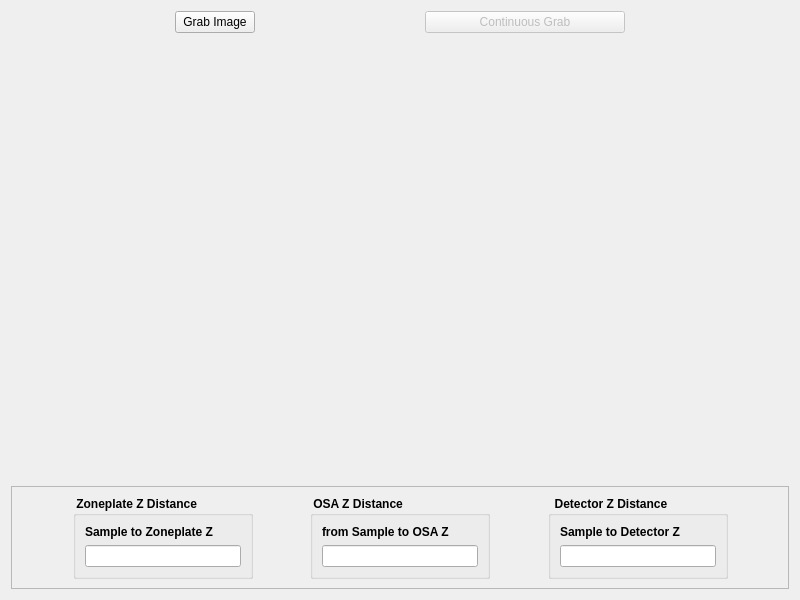
<?xml version="1.0" encoding="UTF-8"?>
<ui version="4.0">
 <class>Form</class>
 <widget class="QWidget" name="Form">
  <property name="geometry">
   <rect>
    <x>0</x>
    <y>0</y>
    <width>800</width>
    <height>600</height>
   </rect>
  </property>
  <property name="minimumSize">
   <size>
    <width>800</width>
    <height>600</height>
   </size>
  </property>
  <property name="maximumSize">
   <size>
    <width>1127</width>
    <height>111111</height>
   </size>
  </property>
  <property name="windowTitle">
   <string>Camera Ruler</string>
  </property>
  <layout class="QVBoxLayout" name="verticalLayout_5">
   <item>
    <layout class="QHBoxLayout" name="horizontalLayout_2">
     <item>
      <spacer name="horizontalSpacer_5">
       <property name="orientation">
        <enum>Qt::Horizontal</enum>
       </property>
       <property name="sizeHint" stdset="0">
        <size>
         <width>40</width>
         <height>20</height>
        </size>
       </property>
      </spacer>
     </item>
     <item>
      <widget class="QPushButton" name="grabBtn">
       <property name="maximumSize">
        <size>
         <width>120</width>
         <height>16777215</height>
        </size>
       </property>
       <property name="text">
        <string>Grab Image</string>
       </property>
      </widget>
     </item>
     <item>
      <spacer name="horizontalSpacer_6">
       <property name="orientation">
        <enum>Qt::Horizontal</enum>
       </property>
       <property name="sizeHint" stdset="0">
        <size>
         <width>40</width>
         <height>20</height>
        </size>
       </property>
      </spacer>
     </item>
     <item>
      <widget class="QPushButton" name="contGrabBtn">
       <property name="enabled">
        <bool>false</bool>
       </property>
       <property name="minimumSize">
        <size>
         <width>200</width>
         <height>0</height>
        </size>
       </property>
       <property name="maximumSize">
        <size>
         <width>200</width>
         <height>16777215</height>
        </size>
       </property>
       <property name="text">
        <string>Continuous Grab</string>
       </property>
       <property name="checkable">
        <bool>true</bool>
       </property>
      </widget>
     </item>
     <item>
      <spacer name="horizontalSpacer_7">
       <property name="orientation">
        <enum>Qt::Horizontal</enum>
       </property>
       <property name="sizeHint" stdset="0">
        <size>
         <width>40</width>
         <height>20</height>
        </size>
       </property>
      </spacer>
     </item>
    </layout>
   </item>
   <item>
    <widget class="QWidget" name="plotFrame" native="true">
     <property name="sizePolicy">
      <sizepolicy hsizetype="Expanding" vsizetype="Expanding">
       <horstretch>0</horstretch>
       <verstretch>0</verstretch>
      </sizepolicy>
     </property>
     <property name="minimumSize">
      <size>
       <width>750</width>
       <height>600</height>
      </size>
     </property>
     <property name="maximumSize">
      <size>
       <width>16777215</width>
       <height>600</height>
      </size>
     </property>
    </widget>
   </item>
   <item>
    <widget class="QFrame" name="frame">
     <property name="frameShape">
      <enum>QFrame::StyledPanel</enum>
     </property>
     <property name="frameShadow">
      <enum>QFrame::Raised</enum>
     </property>
     <layout class="QVBoxLayout" name="verticalLayout_4">
      <item>
       <layout class="QHBoxLayout" name="horizontalLayout">
        <item>
         <spacer name="horizontalSpacer">
          <property name="orientation">
           <enum>Qt::Horizontal</enum>
          </property>
          <property name="sizeHint" stdset="0">
           <size>
            <width>40</width>
            <height>20</height>
           </size>
          </property>
         </spacer>
        </item>
        <item>
         <widget class="QGroupBox" name="groupBox_2">
          <property name="minimumSize">
           <size>
            <width>180</width>
            <height>0</height>
           </size>
          </property>
          <property name="maximumSize">
           <size>
            <width>16777215</width>
            <height>16777215</height>
           </size>
          </property>
          <property name="font">
           <font>
            <weight>75</weight>
            <bold>true</bold>
           </font>
          </property>
          <property name="title">
           <string> Zoneplate Z Distance</string>
          </property>
          <layout class="QVBoxLayout" name="verticalLayout_2">
           <item>
            <widget class="QLabel" name="label_2">
             <property name="text">
              <string>Sample to Zoneplate Z</string>
             </property>
            </widget>
           </item>
           <item>
            <widget class="QLineEdit" name="zoneplateZFld">
             <property name="alignment">
              <set>Qt::AlignCenter</set>
             </property>
            </widget>
           </item>
          </layout>
         </widget>
        </item>
        <item>
         <spacer name="horizontalSpacer_3">
          <property name="orientation">
           <enum>Qt::Horizontal</enum>
          </property>
          <property name="sizeHint" stdset="0">
           <size>
            <width>40</width>
            <height>20</height>
           </size>
          </property>
         </spacer>
        </item>
        <item>
         <widget class="QGroupBox" name="groupBox_3">
          <property name="minimumSize">
           <size>
            <width>180</width>
            <height>0</height>
           </size>
          </property>
          <property name="maximumSize">
           <size>
            <width>16777215</width>
            <height>16777215</height>
           </size>
          </property>
          <property name="font">
           <font>
            <weight>75</weight>
            <bold>true</bold>
           </font>
          </property>
          <property name="title">
           <string> OSA Z Distance</string>
          </property>
          <layout class="QVBoxLayout" name="verticalLayout">
           <item>
            <widget class="QLabel" name="label_3">
             <property name="text">
              <string>from Sample to OSA Z</string>
             </property>
            </widget>
           </item>
           <item>
            <widget class="QLineEdit" name="osaZFld">
             <property name="maximumSize">
              <size>
               <width>250</width>
               <height>16777215</height>
              </size>
             </property>
             <property name="alignment">
              <set>Qt::AlignCenter</set>
             </property>
            </widget>
           </item>
          </layout>
         </widget>
        </item>
        <item>
         <spacer name="horizontalSpacer_4">
          <property name="orientation">
           <enum>Qt::Horizontal</enum>
          </property>
          <property name="sizeHint" stdset="0">
           <size>
            <width>40</width>
            <height>20</height>
           </size>
          </property>
         </spacer>
        </item>
        <item>
         <widget class="QGroupBox" name="groupBox_4">
          <property name="minimumSize">
           <size>
            <width>180</width>
            <height>0</height>
           </size>
          </property>
          <property name="maximumSize">
           <size>
            <width>16777215</width>
            <height>16777215</height>
           </size>
          </property>
          <property name="font">
           <font>
            <weight>75</weight>
            <bold>true</bold>
           </font>
          </property>
          <property name="title">
           <string>  Detector Z Distance</string>
          </property>
          <layout class="QVBoxLayout" name="verticalLayout_3">
           <item>
            <widget class="QLabel" name="label_4">
             <property name="text">
              <string>Sample to Detector Z</string>
             </property>
            </widget>
           </item>
           <item>
            <widget class="QLineEdit" name="detZFld">
             <property name="alignment">
              <set>Qt::AlignCenter</set>
             </property>
            </widget>
           </item>
          </layout>
         </widget>
        </item>
        <item>
         <spacer name="horizontalSpacer_2">
          <property name="orientation">
           <enum>Qt::Horizontal</enum>
          </property>
          <property name="sizeHint" stdset="0">
           <size>
            <width>40</width>
            <height>20</height>
           </size>
          </property>
         </spacer>
        </item>
       </layout>
      </item>
     </layout>
    </widget>
   </item>
   <item>
    <spacer name="verticalSpacer">
     <property name="orientation">
      <enum>Qt::Vertical</enum>
     </property>
     <property name="sizeHint" stdset="0">
      <size>
       <width>20</width>
       <height>40</height>
      </size>
     </property>
    </spacer>
   </item>
  </layout>
 </widget>
 <resources/>
 <connections/>
</ui>
